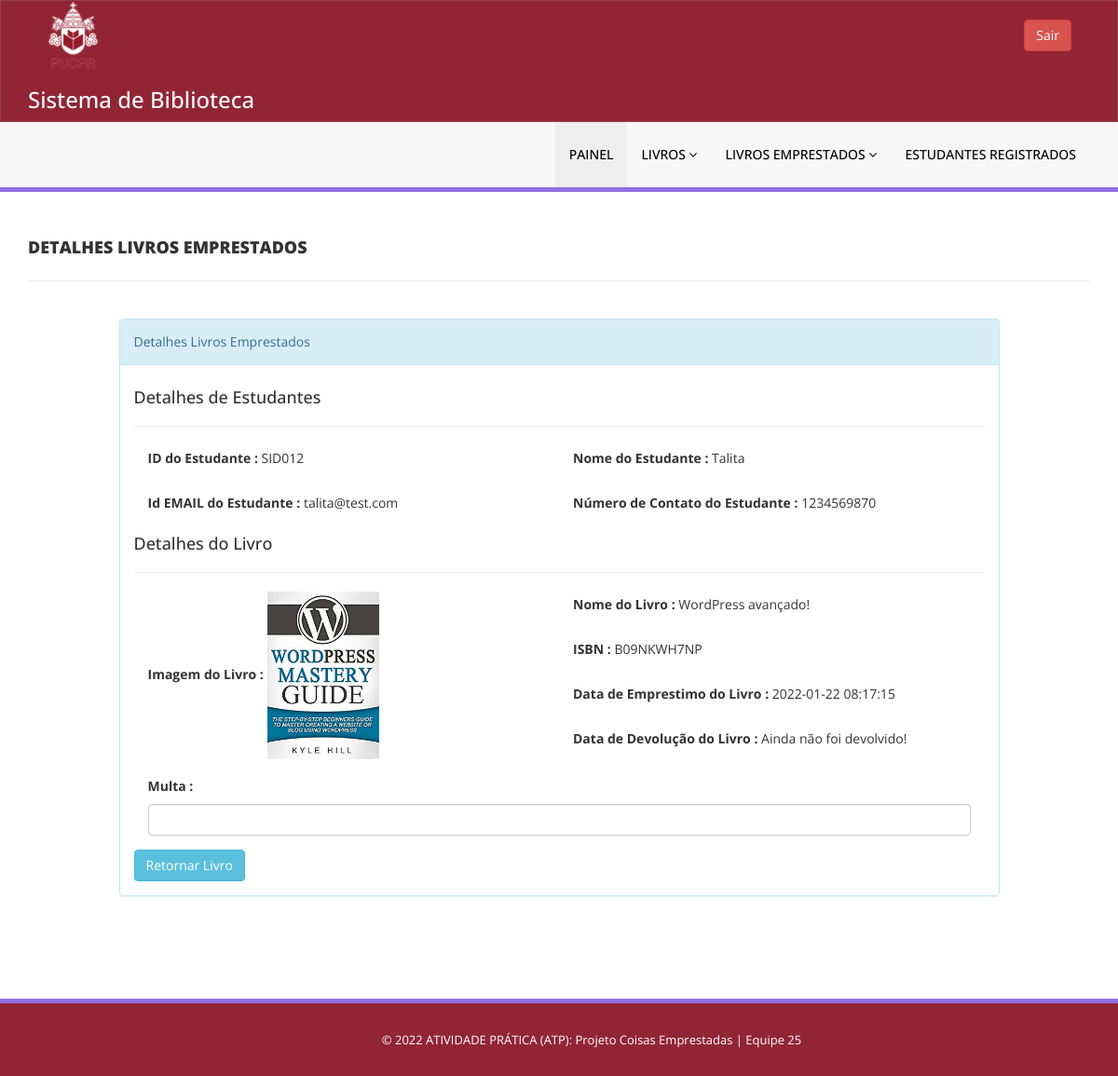
The page /admin/atualizarEmprestimo.php?rid=5 (signed in) on the database its author committed.
### tables this page shows
CREATE TABLE `tblissuedbookdetails` (
  `id` int(11) NOT NULL,
  `BookId` int(11) DEFAULT NULL,
  `StudentID` varchar(150) DEFAULT NULL,
  `IssuesDate` timestamp NULL DEFAULT current_timestamp(),
  `ReturnDate` timestamp NULL DEFAULT NULL ON UPDATE current_timestamp(),
  `RetrunStatus` int(1) DEFAULT NULL,
  `fine` int(11) DEFAULT NULL
);

CREATE TABLE `tblstudents` (
  `id` int(11) NOT NULL,
  `StudentId` varchar(100) DEFAULT NULL,
  `FullName` varchar(120) DEFAULT NULL,
  `EmailId` varchar(120) DEFAULT NULL,
  `MobileNumber` char(11) DEFAULT NULL,
  `Password` varchar(120) DEFAULT NULL,
  `Status` int(1) DEFAULT NULL,
  `RegDate` timestamp NULL DEFAULT current_timestamp(),
  `UpdationDate` timestamp NULL DEFAULT NULL ON UPDATE current_timestamp()
);

CREATE TABLE `tblbooks` (
  `id` int(11) NOT NULL,
  `BookName` varchar(255) DEFAULT NULL,
  `Category` varchar(255) DEFAULT NULL,
  `Author` varchar(255) DEFAULT NULL,
  `ISBNNumber` varchar(25) DEFAULT NULL,
  `bookImage` varchar(250) NOT NULL,
  `isIssued` int(1) DEFAULT NULL,
  `RegDate` timestamp NULL DEFAULT current_timestamp(),
  `UpdationDate` timestamp NULL DEFAULT NULL ON UPDATE current_timestamp()
);

### admin/atualizarEmprestimo.php (the view, shortened to what this page needs)
<?php
include('includes/config.php');
if (strlen($_SESSION['alogin']) == 0) {
	header('location:index.php');
} else {
?>
	<!DOCTYPE html>
	<html xmlns="http://www.w3.org/1999/xhtml">
	<head>
		<link href="assets/css/bootstrap.css" rel="stylesheet" />
		<link href="assets/css/font-awesome.css" rel="stylesheet" />
		<link href="assets/css/style.css" rel="stylesheet" />
	</head>
	<body>
		<?php include('includes/header.php'); ?>
		<div class="content-wrapper">
			<div class="container">
				<div class="row pad-botm">
					<div class="col-md-12">
						<h4 class="header-line">Detalhes Livros Emprestados</h4>
					</div>
				</div>
				<div class="row">
					<div class="col-md-10 col-sm-6 col-xs-12 col-md-offset-1">
						<div class="panel panel-info">
							<div class="panel-heading">
								Detalhes Livros Emprestados
							</div>
							<div class="panel-body">
								<form role="form" method="post">
									<?php
									$rid = intval($_GET['rid']);
									$sql = "SELECT tblstudents.StudentId ,tblstudents.FullName,tblstudents.EmailId,tblstudents.MobileNumber,tblbooks.BookName,tblbooks.ISBNNumber,tblissuedbookdetails.IssuesDate,tblissuedbookdetails.ReturnDate,tblissuedbookdetails.id as rid,tblissuedbookdetails.fine,tblissuedbookdetails.RetrunStatus,tblbooks.id as bid,tblbooks.bookImage from  tblissuedbookdetails join tblstudents on tblstudents.StudentId=tblissuedbookdetails.StudentId join tblbooks on tblbooks.id=tblissuedbookdetails.BookId where tblissuedbookdetails.id=:rid";
									$query = $dbh->prepare($sql);
									$query->bindParam(':rid', $rid, PDO::PARAM_STR);
									$query->execute();
									$results = $query->fetchAll(PDO::FETCH_OBJ);
									if ($query->rowCount() > 0) {
										foreach ($results as $result) {               ?>
											<h4>Detalhes de Estudantes</h4>
											<hr />
											<div class="col-md-6">
												<div class="form-group">
													<label>ID do Estudante :</label>
													<?php echo htmlentities($result->StudentId); ?>
												</div>
											</div>
											<div class="col-md-6">
												<div class="form-group">
													<label>Nome do Estudante :</label>
													<?php echo htmlentities($result->FullName); ?>
												</div>
											</div>
											<div class="col-md-6">
												<div class="form-group">
													<label>Id EMAIL do Estudante :</label>
													<?php echo htmlentities($result->EmailId); ?>
												</div>
											</div>
											<div class="col-md-6">
												<div class="form-group">
													<label>Número de Contato do Estudante :</label>
													<?php echo htmlentities($result->MobileNumber); ?>
												</div>
											</div>
											<h4>Detalhes do Livro</h4>
											<hr />
											<div class="col-md-6">
												<div class="form-group">
													<label>Imagem do Livro :</label>
													<img src="bookimg/<?php echo htmlentities($result->bookImage); ?>" width="120">
												</div>
											</div>
											<div class="col-md-6">
												<div class="form-group">
													<label>Nome do Livro :</label>
													<?php echo htmlentities($result->BookName); ?>
												</div>
											</div>
											<div class="col-md-6">
												<div class="form-group">
													<label>ISBN :</label>
													<?php echo htmlentities($result->ISBNNumber); ?>
												</div>
											</div>
											<div class="col-md-6">
												<div class="form-group">
													<label>Data de Emprestimo do Livro :</label>
													<?php echo htmlentities($result->IssuesDate); ?>
												</div>
											</div>
											<div class="col-md-6">
												<div class="form-group">
													<label>Data de Devolução do Livro :</label>
													<?php if ($result->ReturnDate == "") {
														echo htmlentities("Ainda não foi devolvido!");
													} else {
														echo htmlentities($result->ReturnDate);
													}
													?>
												</div>
											</div>
											<div class="col-md-12">
												<div class="form-group">
													<label>Multa :</label>
													<?php
													if ($result->fine == "") { ?>
														<input class="form-control" type="text" name="fine" id="fine" required />
													<?php } else {
														echo htmlentities($result->fine);
													}
													?>
												</div>
											</div>
											<?php if ($result->RetrunStatus == 0) { ?>
												<button type="submit" name="return" id="submit" class="btn btn-info">Retornar Livro </button>
							</div>
				<?php }
										}
									} ?>
						</div>
					</div>
				</div>
			</div>
		</div>
		<?php include('includes/footer.php'); ?>
	</body>
	</html>
<?php } ?>

### admin/assets/css/style.css (style rules this page uses)
.content-wrapper { margin-top: 40px; min-height: 800px; padding-bottom: 90px; }
.header-line { font-weight: 900; padding-bottom: 25px; border-bottom: 1px solid #eeeeee; text-transform: uppercase; }
.pad-botm { padding-bottom: 30px; }

### rows shown on the page
tblissuedbookdetails: tblstudents.StudentId "SID012", tblstudents.FullName "Talita", tblstudents.EmailId "talita@test.com", tblstudents.MobileNumber "1234569870", BookId.bookImage (picture), BookId.BookName "WordPress avançado!", BookId.ISBNNumber "B09NKWH7NP", IssuesDate "2022-01-22 08:17:15", shows "Retornar Livro"
